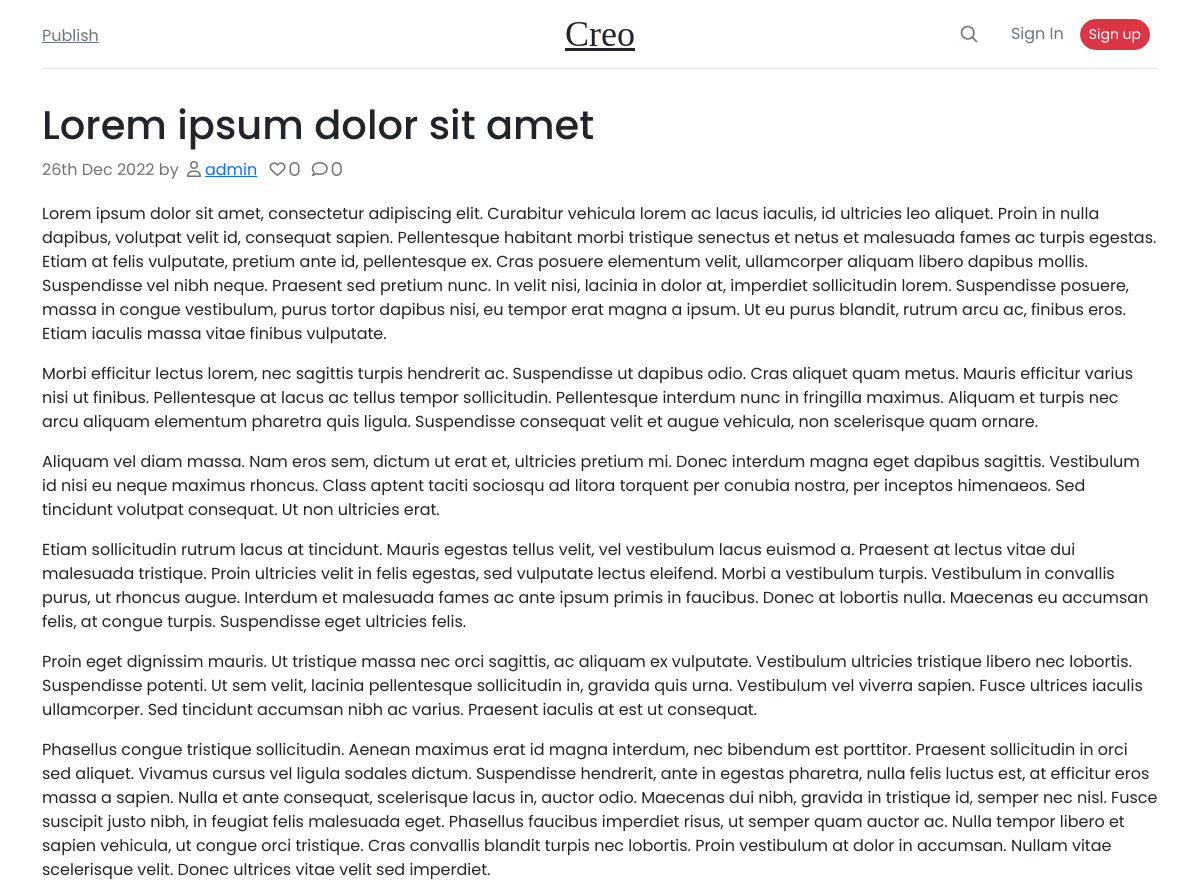
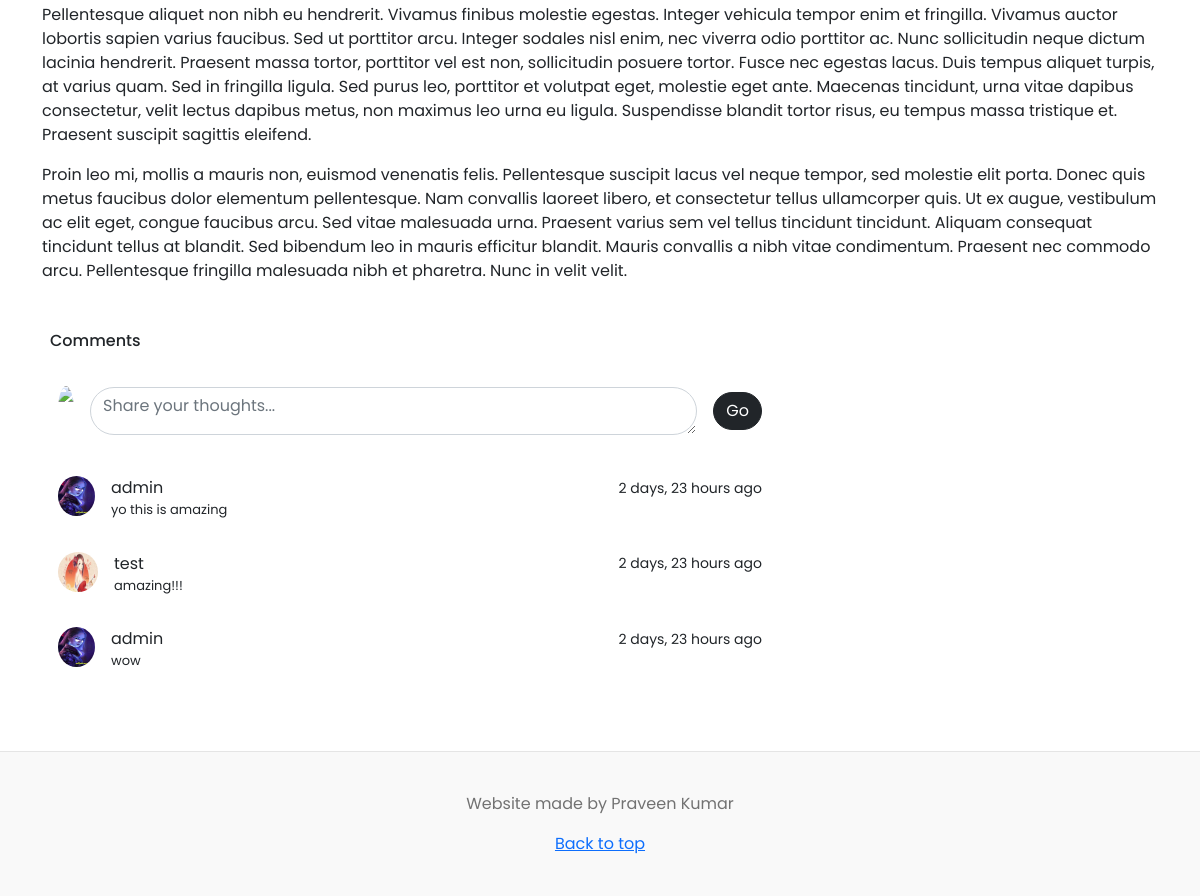
The app's page /article/1 with its own data (2 pictures, top to bottom).
### main/models.py (models this page shows, shortened)
class Article(models.Model):
    title = models.CharField(max_length=256)
    content = RichTextField()
    created_at = models.DateTimeField(auto_now_add=True)
    likes = models.ManyToManyField(User, blank=True, related_name="likes")
    comment = models.ManyToManyField("Comment", blank=True)
    tag = models.ForeignKey("Tag", on_delete=models.CASCADE)
    user = models.ForeignKey(User, on_delete=models.CASCADE)

class Comment(models.Model):
    commentor = models.ForeignKey(User, on_delete=models.CASCADE)
    comment_content = models.TextField(max_length=256)
    comment_dt = models.DateTimeField(auto_now_add=True)

class Profile(models.Model):
    user = models.OneToOneField(User, on_delete=models.CASCADE)
    img = models.ImageField(default="default.jpg", upload_to="profile_pics")

### main/views.py (the view, shortened to what this page needs)
# urls.py: path("article/<int:pk>", views.article_details, name = "article_details"),
def article_details(request, pk):
    article = get_object_or_404(models.Article, pk = pk)
    comment_form = forms.Comment()
    context = {
        "article" : article,
        "comment_form" : comment_form,
        "liked" : None
    }
    return render(request, "main/article_details.html", context)

### main/forms.py
class Comment(forms.ModelForm):
    class Meta:
        model = models.Comment
        fields = ("comment_content",)

### templates/main/article_details.html
{% extends "base.html" %}
{% load static %}
{% block head %}
    <link rel="stylesheet" href={% static 'main/css/comment_section.css' %}>
{% endblock head %}
{% block container %}
    <article class="blog-post mt-4">
        <h2 class="blog-post-title mb-2">{{ article.title }}</h2>
        <p class="blog-post-meta">
            {{ article.created_at|date:"jS M Y" }} by
            <i class="fa-regular fa-user p-1"> <a href={% url 'profile' article.user.pk %}>{{ article.user }}</a></i>
            <i class="fa-regular fa-heart p-1"> {{ article.likes|length }}</i>
            <i class="fa-regular fa-comment p-1"> {{ article.comment|length }}</i>
        </p>
        {{ article.content|safe }}
        <br>
        {% include "main/comment_section.html" %}
    </article>
{% endblock container %}

### templates/main/comment_section.html (shortened to what this page needs)
{% load widget_tweaks %}
<div class="row height d-flex justify-content-start align-items-center">
    <div class="col-md-8">
        <div class="card">
            <div class="p-2">
                <h6>Comments</h6>
            </div>
            <div class="mt-1 d-flex flex-row align-items-center p-3 form-color gap-3">
                <img src={{ user.profile.img.url }}
                     width="50"
                     height="50"
                     class="rounded-circle mr-2">
                <form method="POST" id="post-comment">
                    {% render_field comment_form.comment_content cols="70" type="text" class="form-control" placeholder="Share your thoughts..." %}
                </form>
                <button form="post-comment" class="btn rounded-pill btn-dark" type="submit">Go</button>
            </div>
            <div class="mt-2">
                {% for comment in article.comment.all %}
                    <div class="d-flex flex-row p-3 gap-3">
                        <img src={{ comment.commentor.profile.img.url }}
                            width="40"
                            height="40"
                            class="rounded-circle mr-3">
                        <div class="w-100">
                            <div class="d-flex justify-content-between align-items-center">
                                <div class="d-flex flex-row align-items-center">
                                    <span class="mr-2">{{ comment.commentor }}</span>
                                </div>
                                <small>{{ comment.comment_dt|timesince }} ago</small>
                            </div>
                            <p class="text-justify comment-text mb-0">
                                {{ comment.comment_content }}
                            </p>
                        </div>
                    </div>
                {% endfor %}
            </div>
        </div>
    </div>
</div>

### static/styles.css (style rules this page uses)
:root { --main-font: 'Poppins', sans-serif; }
* { font-family: var(--main-font); }
.blog-post { margin-bottom: 4rem; }
.blog-post-title { font-size: 2.5rem; }
.blog-post-meta { margin-bottom: 1.25rem; color: #727272; }

### static/main/css/comment_section.css (style rules this page uses)
.card { border: none }
.form-control { height: 48px; border-radius: 25px }
.comment-text { font-size: 13px }

### records on screen
Article: title "Lorem ipsum dolor sit amet", created_at "26th Dec 2022", user "admin", likes|length "0", comment|length "0", content "Lorem ipsum dolor sit amet, consectetur adipiscing elit. Curabitur vehicula lorem ac lacus iaculis, id ultricies leo aliquet. Proin in nulla dapibus, volutpat velit id, consequat sapien. Pellentesque habitant morbi tristique senectus et netus et malesuada fames ac turpis egestas. Etiam at felis vulputate, pretium ante id, pellentesque ex. Cras posuere elementum velit, ullamcorper aliquam libero dapibus mollis. Suspendisse vel nibh neque. Praesent sed pretium nunc. In velit nisi, lacinia in dolor at, imperdiet sollicitudin lorem. Suspendisse posuere, massa in congue vestibulum, purus tortor dapibus nisi, eu tempor erat magna a ipsum. Ut eu purus blandit, rutrum arcu ac, finibus eros. Etiam…"
Comment: commentor.profile.img (picture), commentor "admin", comment_dt "2 days, 23 hours", comment_content "yo this is amazing"
Comment: commentor.profile.img (picture), commentor "test", comment_dt "2 days, 23 hours", comment_content "amazing!!!"
Comment: commentor.profile.img (picture), commentor "admin", comment_dt "2 days, 23 hours", comment_content "wow"
